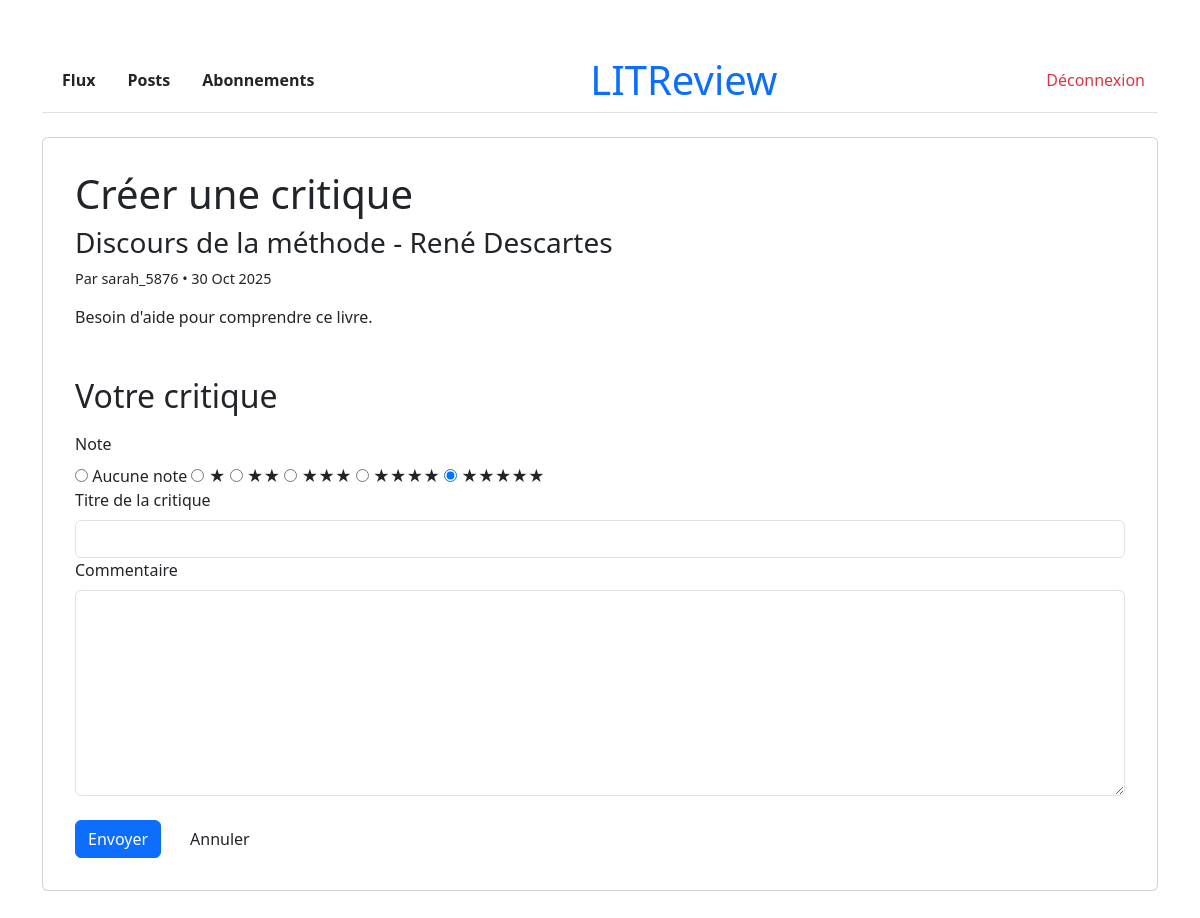
The page /review/create/3/ (signed in) on the database its author committed.
### reviews/models.py (models this page shows, shortened)
class Ticket(models.Model):
    title = models.CharField(max_length=128, verbose_name="Titre")
    description = models.TextField(
        max_length=2048, blank=True, verbose_name="Description"
        )
    user = models.ForeignKey(
        to=settings.AUTH_USER_MODEL,
        on_delete=models.CASCADE,
        verbose_name="Auteur"
        )
    image = models.ImageField(null=True, blank=True, verbose_name="Image")
    time_created = models.DateTimeField(
        auto_now_add=True, verbose_name="Date de création"
        )
    class Meta:
        ordering = ['-time_created']
        verbose_name = "Ticket"

class User(AbstractUser):
    class Meta:
        verbose_name = "Utilisateur"

### reviews/views.py (the view)
@login_required
def create_review_view(request, ticket_id):
    ticket = get_object_or_404(Ticket, id=ticket_id)
    if Review.objects.filter(ticket=ticket, user=request.user).exists():
        return redirect('feed')
    if request.method == 'POST':
        form = ReviewForm(request.POST)
        if form.is_valid():
            review = form.save(commit=False)
            review.user = request.user
            review.ticket = ticket
            review.save()
            messages.success(request,
                             "Votre critique a été publiée avec succès !"
                             )
            return redirect('feed')
        else:
            messages.error(request,
                           "Erreur lors de la création de la critique."
                           )
    else:
        form = ReviewForm()
    return render(request,
                  'reviews/create_review.html',
                  {'form': form, 'ticket': ticket
                   })

### reviews/forms.py
class ReviewForm(forms.ModelForm):
    RATING_CHOICES = [
        (i, '★' * i if i > 0 else 'Aucune note') for i in range(6)]
    rating = forms.ChoiceField(
        choices=RATING_CHOICES,
        widget=forms.RadioSelect(attrs={'class': 'form-check-input'}),
        label="Note"
    )
    body = forms.CharField(
        widget=forms.Textarea(attrs={
            'rows': 8,
            'class': 'form-control'
        }),
        required=False,
        label="Commentaire"
    )
    class Meta:
        model = Review
        fields = ['rating', 'headline', 'body']
        widgets = {
            'headline': forms.TextInput(attrs={'class': 'form-control'}),
        }

### reviews/templates/reviews/create_review.html (shortened to what this page needs)
{% extends 'reviews/base.html' %}
{% block content %}
<div class="container-narrow">
    <div class="card" style="padding: 32px;">
        <h1 style="margin-bottom: 8px;">
             Créer une critique
        </h1>
        <div class="ticket-snippet" style="margin-bottom: 32px;">
            <h3 style="margin-bottom: 8px;">{{ ticket.title }}</h3>
            <p style="font-size: 0.9rem;">
                Par {{ ticket.user.username }} • {{ ticket.time_created|date:"d M Y" }}
            </p>
            {% if ticket.description %}
            <p style="margin-top: 8px;">{{ ticket.description }}</p>
            {% endif %}
        </div>
        <h2 style="margin-bottom: 16px;">Votre critique</h2>
        <form method="post" novalidate>
            {% for field in form %}
            <div class="form-group">
                <label for="{{ field.id_for_label }}" class="form-label">
                    {{ field.label }}
                </label>
                {% if field.name == 'rating' %}
                    <div class="rating-input">
                        {% for choice in field.field.choices %}
                            <input type="radio" name="{{ field.name }}" value="{{ choice.0 }}" id="rating_{{ choice.0 }}" checked >
                            <label for="rating_{{ choice.0 }}">{{ choice.1 }}</label>
                        {% endfor %}
                    </div>
                {% else %}
                    {{ field }}
                {% endif %}
            </div>
            {% endfor %}
            <div style="display: flex; gap: 16px; margin-top: 24px;">
                <button type="submit" class="btn btn-primary">Envoyer</button>
                <a href="{% url 'feed' %}" class="btn btn-outline">Annuler</a>
            </div>
        </form>
    </div>
</div>
{% endblock %}

### rows shown on the page
Ticket: title "Discours de la méthode - René Descartes", user.username "sarah_5876", time_created "30 Oct 2025", description "Besoin d'aide pour comprendre ce livre."

### other values the page prints
{{ field.label }} "Note" "Titre de la critique" "Commentaire"
{{ choice.1 }} "Aucune note" "★" "★★" "★★★" "★★★★" "★★★★★"
